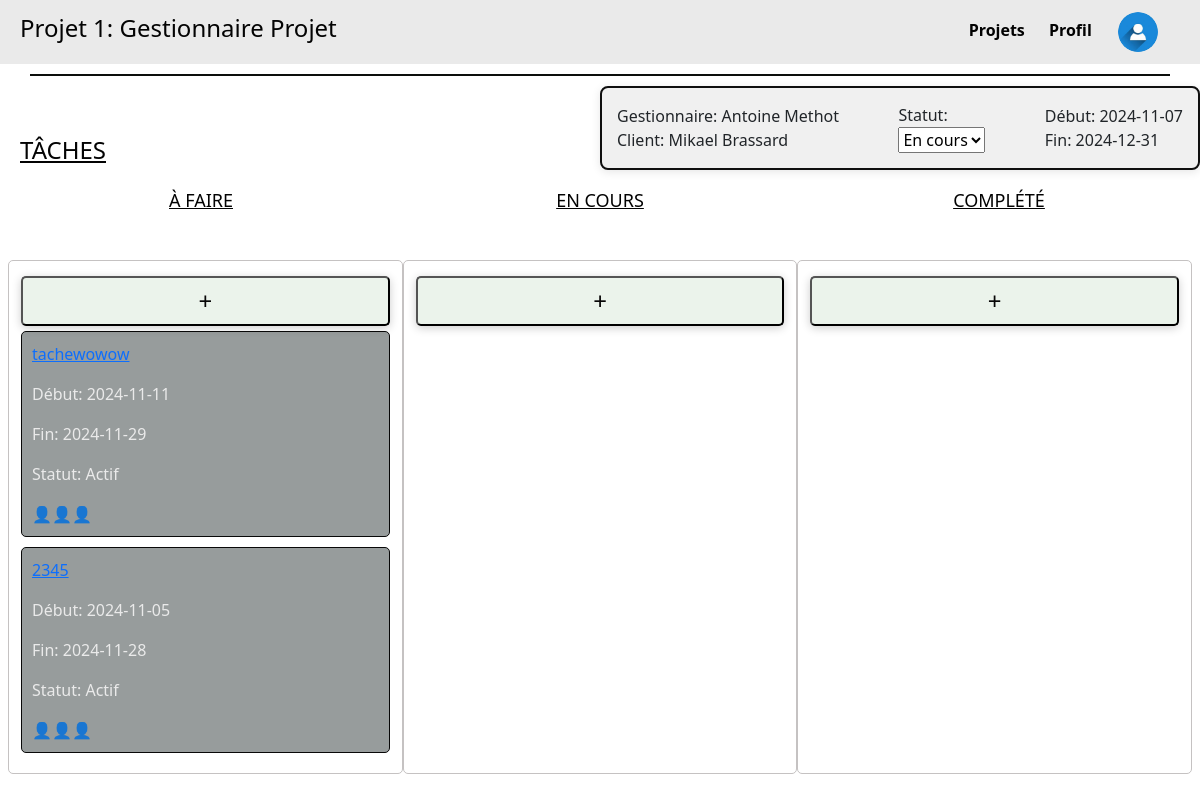
The app's page /projet/1 with its own data.
### tables this page shows
CREATE TABLE Projet_proj (
    proj_id INTEGER PRIMARY KEY,
    proj_clnt_id INTEGER NOT NULL,
    proj_etat_etat INTEGER NOT NULL,
    proj_emp_id INTEGER NOT NULL,
    proj_nom TEXT NOT NULL,
    proj_dateDebut DATE,
    proj_dateFin DATE,
    proj_isTemplate BOOLEAN,
    FOREIGN KEY (proj_clnt_id) REFERENCES Client_clnt(clnt_id),
    FOREIGN KEY (proj_etat_etat) REFERENCES Etat_etat(etat_id),
    FOREIGN KEY (proj_emp_id) REFERENCES Employee_emp(emp_id)
);

CREATE TABLE Tache_tch (
    tch_id INTEGER PRIMARY KEY,
    tch_proj_id INTEGER NOT NULL,
    tch_etat_etat INTEGER NOT NULL,
    tch_parent INTEGER,
    tch_nom TEXT NOT NULL,
    tch_dateDebut DATE,
    tch_dateFin DATE,
    FOREIGN KEY (tch_proj_id) REFERENCES Projet_proj(proj_id),
    FOREIGN KEY (tch_etat_etat) REFERENCES Etat_etat(etat_id),
    FOREIGN KEY (tch_parent) REFERENCES Tache_tch(tch_id)
);

CREATE TABLE Etat_etat (
    etat_id INTEGER PRIMARY KEY,
    etat_nom TEXT NOT NULL
);

### main.py (the view)
@app.route('/projet/<int:id>', methods=['GET'])
def projet(id):
    projet = get_projet_by_id(id)
    if projet is None:
        return "Project not found", 404  # Or render a custom 404 page
    taches = get_taches_by_project(id)
    return render_template('projet.html', projet=projet, taches=taches)

### main.py (called while the page is built)
def get_taches_by_project(proj_id):
    conn = sqlite3.connect(DB)  # Connect to the database
    cursor = conn.cursor()
    query = """
    SELECT
        Tache_tch.tch_id AS id,
        Tache_tch.tch_proj_id AS projet_id,
        Etat_etat.etat_nom AS statut,  -- Get the status name instead of its ID
        Tache_tch.tch_nom AS nom,
        Tache_tch.tch_dateDebut AS dateDebut,
        Tache_tch.tch_dateFin AS dateFin
    FROM Tache_tch
    LEFT JOIN Etat_etat ON Tache_tch.tch_etat_etat = Etat_etat.etat_id  -- Join with the Etat_etat table
    WHERE Tache_tch.tch_proj_id = ?;
    """
    cursor.execute(query, (proj_id,))
    taches = cursor.fetchall()
    conn.close()
    return taches

### templates/projet.html (shortened to what this page needs)
<!DOCTYPE html>
<html lang="fr">
  <head>
    <link rel="stylesheet" href="/static/css/style.css" />
    <link
      href="https://cdn.jsdelivr.net/npm/bootstrap@5.3.3/dist/css/bootstrap.min.css"
      rel="stylesheet"
    />
  </head>
  <body>
    <div class="header">
      <h4>{{ projet[4] }}</h4>
      <div class="menu">
        <a href="{{ url_for('listeProjets') }}" class="highlight-link"
          >Projets</a
        >
        <a href="{{ url_for('profil') }}" class="highlight-link">Profil</a>
        <a href="#" class="user-icon">
          <img
            src="../static/images/icon_utiliateur.jpg"
            alt="User Icon"
            width="40"
            height="40"
          />
        </a>
      </div>
    </div>
    <div class="divider"></div>
    <h4 class="taches">TÂCHES</h4>
    <div class="project-details">
      <div class="part1">
        <p>Gestionnaire: {{ projet[8] }}</p>
        <p>Client: {{ projet[7] }}</p>
      </div>
      <div class="part2">
        <label for="status">Statut:</label>
        <select id="status">
          <option value="en_cours">En cours</option>
        </select>
      </div>
      <div class="part3">
        <p>Début: {{ projet[5] }}</p>
        <p>Fin: {{ projet[6] }}</p>
      </div>
    </div>
    <div class="task-status">
      <h4 class="A_faire">À FAIRE</h4>
      <h4 class="en_cours">EN COURS</h4>
      <h4 class="complete">COMPLÉTÉ</h4>
    </div>
    <div class="tasks-container row">
      <div
        class="column col-12 col-md-4"
        ondrop="drop(event)"
        ondragover="allowDrop(event)"
      >
        <button class="add-button" onclick="showTaskForm()">+</button>
        {% for tache in taches %}
        <div class="task" id="task1" draggable="true" ondragstart="drag(event)">
          <a href="{{ url_for('tache', proj_id=projet[0], task_id=tache[0]) }}">
            <p>{{ tache[3] }}</p>
          </a>
          <p>Début: {{ tache[4] }}</p>
          <p>Fin: {{ tache[5] }}</p>
          <p>Statut: {{ tache[2] }}</p>
          <div class="icons">👤👤👤</div>
        </div>
        {% endfor %}
      </div>
      <div
        class="column col-12 col-md-4"
        ondrop="drop(event)"
        ondragover="allowDrop(event)"
      >
        <button class="add-button" onclick="showTaskForm()">+</button>
      </div>
      <div
        class="column col-12 col-md-4"
        ondrop="drop(event)"
        ondragover="allowDrop(event)"
      >
        <button class="add-button" onclick="showTaskForm()">+</button>
      </div>
    </div>
  </body>
</html>

### static/css/style.css (style rules this page uses)
body { font-family: Arial, sans-serif; margin: 0; padding: 0; background: #eaeaea; background-size: cover; }
.header { display: flex; justify-content: space-between; align-items: center; background-color: #eaeaea; padding: 10px 20px; color: #030303; }
.divider { width: 95%; height: 2px; background-color: #0c0e0c; margin: 10px auto; }
.taches { position: absolute; left: 20px; margin-top: 50px; text-decoration: underline; color: #030303; }
.add-button { width: 100%; height: 50px; background-color: #ebf3eb; color: rgb(7, 6, 6); font-size: 24px; border-radius: 5px; cursor: pointer; margin-top: 5px; box-shadow: 0 2px 10px rgba(0, 0, 0, 0.2); margin-bottom: 5px; }
.highlight-link { position: relative; text-decoration: none; color: #a80c67; padding: 5px 0; }
.menu a { margin-right: 20px; text-decoration: none; color: #020202; font-weight: bold; }
.user-icon { display: inline-block; font-size: 20px; border: 2px solid transparent; background-color: transparent; border-radius: 50%; margin-top: auto; vertical-align: middle; border-radius: 100%; overflow: hidden; margin: 0; padding: 0; }
.project-details { top: 20px; right: 20px; width: 90%; margin-left: auto; max-width: 600px; background-color: #f0f0f0; border: 2px solid #0f0f0f; border-radius: 8px; padding: 15px; box-shadow: 0 2px 10px rgba(3, 3, 3, 0.1); display: flex; justify-content: space-between; align-items: center; }
.part1, .part2, .part3 { display: flex; flex-direction: column; }
.part1 p, .part2 p, .part3 p { margin: 0; }
.column { width: 100%; background-color: transparent; padding: 10px; border: 1px solid #c5c2c2; border-radius: 5px; margin-bottom: 20px; }
.task { background-color: #979c9c; padding: 10px; margin-bottom: 10px; border-radius: 5px; border: 1px solid #080808; color:#eaeaea; }
.icons { display: flex; justify-content: flex-start; }
.task-status { display: flex; justify-content: space-evenly; margin-bottom: 20px; flex-wrap: wrap; }
.A_faire, .en_cours, .complete { margin-top: 20px; font-size: 18px; color: #020202; text-decoration: underline; text-align: center; width: 100%; }
@media (min-width: 576px) { .A_faire, .en_cours, .complete { width: auto; } }
.tasks-container { display: flex; flex-wrap: wrap; justify-content: space-between; padding: 20px; }
@media (min-width: 768px) { .A_faire, .en_cours, .complete { width: 33%; } }
.task { background-color: #979c9c; padding: 10px; margin-bottom: 10px; border-radius: 5px; border: 1px solid #080808; color:#eaeaea; cursor: move; }

### records on screen
Projet_proj: proj_nom "Projet 1: Gestionnaire Projet", proj_dateDebut "2024-11-07", proj_dateFin "2024-12-31"
Tache_tch: tch_nom "tachewowow", tch_dateDebut "2024-11-11", tch_dateFin "2024-11-29", etat_nom "Actif"
Tache_tch: tch_nom "2345", tch_dateDebut "2024-11-05", tch_dateFin "2024-11-28", etat_nom "Actif"

### other values on screen
{{ projet[8] }} "Antoine Methot"
{{ projet[7] }} "Mikael Brassard"
